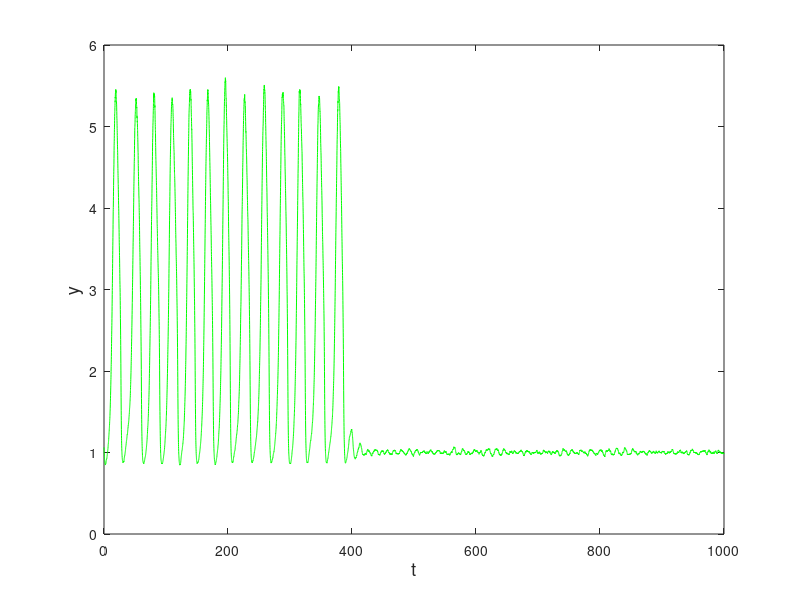
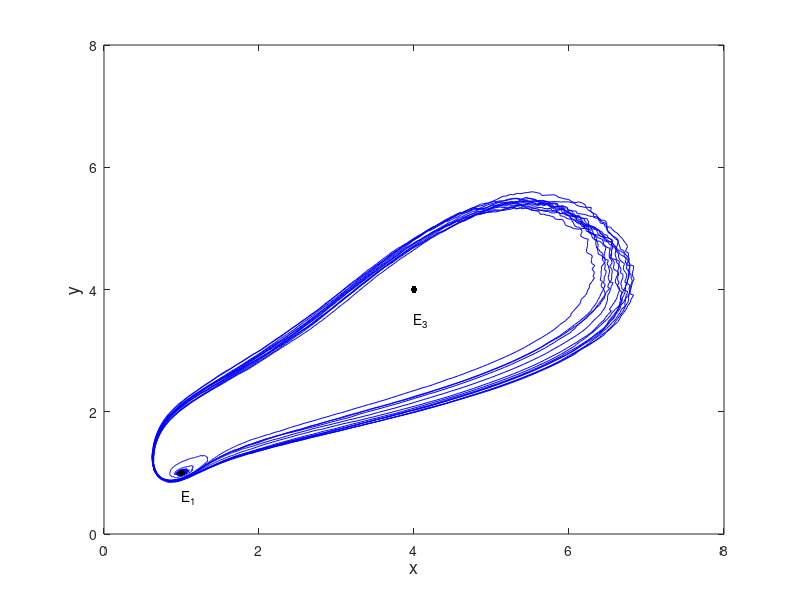

These figures' MATLAB source, in order: (Note: this script raises an error after producing the figures.)
clc;clear;
rr=1;
K=10;
m=0.54;
a=1.25;
% a = 1.37;
b=-1.65;
h=1;
s=0.4;
sigma=0.01;

T=1000; X=50*2^10; dt=T/X;
R=4; Dt=R*dt; L=X/R;
r=randn(1,X);
dW=sqrt(dt)*r;
W=cumsum(dW);
Xzero=0.6307;
Yzero=1.089;
Xtemps=Xzero;
Ytemps=Yzero;
Xstroges=zeros(1,L);Xstroges(1)=Xtemps;
Ystroges=zeros(1,L);Ystroges(1)=Ytemps;


for j=1:L
    Winc=sum(dW(R*(j-1)+1:R*j));
    
    Xtemps=Xtemps+(rr*Xtemps*(1-Xtemps/K) - m*Xtemps^(2)*Ytemps/(a*Xtemps^2+b*Xtemps+1))*Dt+sigma*Xtemps*Winc;
    Ytemps=Ytemps+(s*Ytemps*(1-Ytemps/(h*Xtemps)))*Dt+sigma*Ytemps*Winc;
    
    Xstroges(j)=Xtemps;
    Ystroges(j)=Ytemps;
end
%% 

figure(1)
% plot([0:Dt:(T-Dt)],Xstroges,'r-'); hold on
% axis([0,T,0,7]);
% xlabel('t','FontSize',13);
% ylabel('x','FontSize',13);

plot([0:Dt:(T-Dt)],Ystroges,'g-');
axis([0,T,0,6]);
xlabel('t','FontSize',13);
ylabel('y','FontSize',13);

figure(2)
plot(Xstroges,Ystroges,'b'); hold on;
axis([0,8,0,8]);
xlabel('x','FontSize',13);
ylabel('y','FontSize',13);
plot(4,4,'k.','MarkerSize',15); hold on;
txt = {'E_{3}'}; text(4.,3.5,txt);
plot(1,1,'k.','MarkerSize',15); 
txt = {'E_{1}'}; text(1.,0.6,txt);
hold off;

figure(3)
[p1,q1]=ksdensity(Ystroges);
plot(q1,p1,'*b');
xlabel('y','FontSize',13);
ylabel('p(x,y)','FontSize',13);
xlim([0,8]);